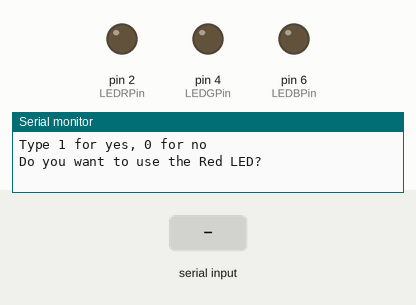
This sketch was run on a simulated Arduino Uno, built with avr-gcc and run on an emulated ATmega328P. Parts: output pins drawn as LEDs (lit = HIGH), the last lines printed to the serial monitor. The test bench sets the inputs (shaded band).

Above: at 1.2 s.
1.3 s: "1\n" received over Serial
At 2.0 s:
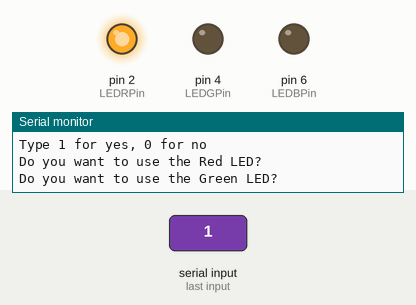
2.8 s: "1,90\n" received over Serial
At 3.1 s:
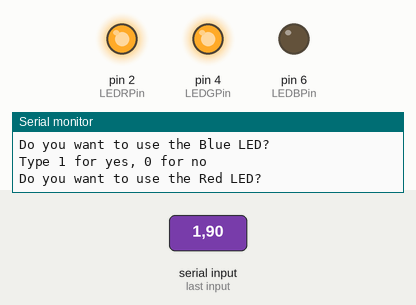
4.3 s: "0\n" received over Serial
At 5.4 s:
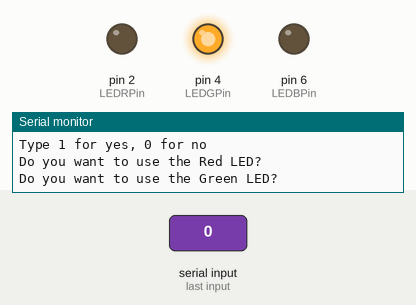
Timing chart, 0 to 7.3 s (numbered marks = the images above; inputs shaded):
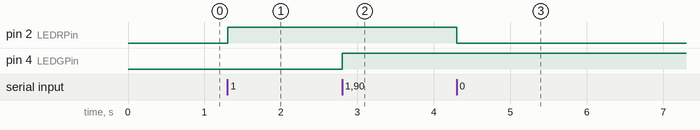

Measured:
- after the input at 1.3 s, pin 2 (LEDRPin): LOW → HIGH at once
- after the input at 2.8 s, pin 4 (LEDGPin): LOW → HIGH at once
- after the input at 4.3 s, pin 2 (LEDRPin): HIGH → LOW at once

The sketch:

Arduino_Project_12-Reading_Numbers_From_Serial_Monitor.ino
```cpp
//Arduino_Project_12-Reading_Numbers_From_Serial_Monitor
/*
  Commands learnt from Pauls' Arudino tutorial 18:
    - To add a delay so user has time to answer within the Serial
      Moniter, use:
        while(Serial.available() == 0) {

        }
    - To collect an integer from the user input use:
        = Serial.parseInt();

    - To collect a float or any other data type, just put the
      data type required where the Int is located, example:
        = Serial.parseFloat();

    - To collect a String you use:
      = Serial.readString();
*/
/*
  From what i've learnt from the video, I'm going make a program
  that lets a user pick whether they want to use a Red, Green or
  Blue LED.
*/
//Global Variables
int wait = 0;
String onoff = "Type 1 for yes, 0 for no";

//Red LED Variables
String useLEDR = "Do you want to use the Red LED?";
int LEDR;
int LEDRPin = 2;

//Green LED Variables
String useLEDG = "Do you want to use the Green LED?";
int LEDG;
int LEDGPin = 4;

//Blue LED Variables
String useLEDB = "Do you want to use the Blue LED?";
int LEDB;
int LEDBPin = 6;


void setup() {
  pinMode(LEDRPin, OUTPUT);
  pinMode(LEDGPin, OUTPUT);
  pinMode(LEDBPin, OUTPUT);
  Serial.begin(9600);
}

void loop() {
  Serial.println(onoff);

  //Red LED
  Serial.println(useLEDR);
  while(Serial.available() == 0){
  }

  LEDR = Serial.parseInt();
  Serial.read();
  delay(wait);

  if(LEDR == 1) digitalWrite(LEDRPin, HIGH);
  if(LEDR == 0) digitalWrite(LEDRPin, LOW);


  //Green LED
  Serial.println(useLEDG);
  while(Serial.available() == 0){
  }

  LEDG = Serial.parseInt();
  Serial.read();
  delay(wait);

  if(LEDG == 1) digitalWrite(LEDGPin, HIGH);
  if(LEDG == 0) digitalWrite(LEDGPin, LOW);


  //Blue LED
  Serial.println(useLEDB);
  while(Serial.available() == 0){
  }

  LEDB = Serial.parseInt();
  Serial.read();
  delay(wait);

  if(LEDB == 1) digitalWrite(LEDBPin, HIGH);
  if(LEDB == 0) digitalWrite(LEDBPin, LOW);

}
/*
  While writing the program I ran into an error where I would only
  let you answer the first one as after that, Serial.available
  always equaled a number that wasnt zero. To resolve, I used the
  added the command "Serial.read()" which clears the characters
  after each time "parseInt" is called.
*/
/*
  You can create almost everycolour using the RBG LED by using the
  analogue output to adjust how much power goes through each colour
  (Remember - range from 0-255)
*/
```
